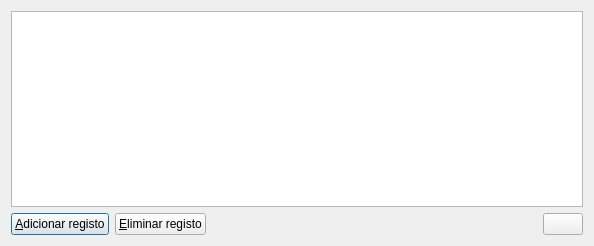
<?xml version="1.0" encoding="UTF-8"?>
<ui version="4.0">
 <class>editarDialog</class>
 <widget class="QDialog" name="editarDialog">
  <property name="windowModality">
   <enum>Qt::ApplicationModal</enum>
  </property>
  <property name="geometry">
   <rect>
    <x>0</x>
    <y>0</y>
    <width>594</width>
    <height>246</height>
   </rect>
  </property>
  <property name="windowTitle">
   <string>Dialog</string>
  </property>
  <layout class="QVBoxLayout" name="verticalLayout">
   <item>
    <widget class="QTableView" name="tableView"/>
   </item>
   <item>
    <layout class="QHBoxLayout" name="horizontalLayout">
     <item>
      <widget class="QPushButton" name="addButton">
       <property name="text">
        <string>&amp;Adicionar registo</string>
       </property>
       <property name="icon">
        <iconset resource="pixmaps/imagens.qrc">
         <normaloff>:/img/adicionar</normaloff>:/img/adicionar</iconset>
       </property>
      </widget>
     </item>
     <item>
      <widget class="QPushButton" name="deleteButton">
       <property name="text">
        <string>&amp;Eliminar registo</string>
       </property>
       <property name="icon">
        <iconset resource="pixmaps/imagens.qrc">
         <normaloff>:/img/eliminar</normaloff>:/img/eliminar</iconset>
       </property>
      </widget>
     </item>
     <item>
      <spacer name="horizontalSpacer">
       <property name="orientation">
        <enum>Qt::Horizontal</enum>
       </property>
       <property name="sizeHint" stdset="0">
        <size>
         <width>40</width>
         <height>20</height>
        </size>
       </property>
      </spacer>
     </item>
     <item>
      <widget class="QPushButton" name="sairButton">
       <property name="text">
        <string/>
       </property>
       <property name="icon">
        <iconset resource="pixmaps/imagens.qrc">
         <normaloff>:/img/exit</normaloff>:/img/exit</iconset>
       </property>
      </widget>
     </item>
    </layout>
   </item>
  </layout>
 </widget>
 <resources>
  <include location="pixmaps/imagens.qrc"/>
 </resources>
 <connections/>
</ui>
